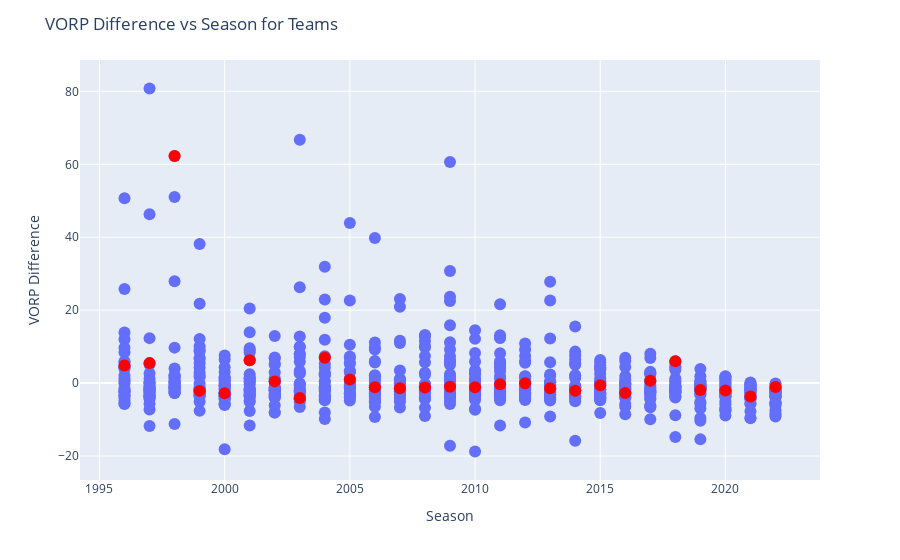

Write notebook code for a chart like this one.
### Code cell
# create a scatter plot with the average of each team for each season. The seasons should be the x axis and the selected relevant stat differences should be the y axis
def create_team_scatter(selected_stat, selected_team):
    fig = px.scatter(df_team_avg, x='Season', y=f'{selected_stat}_diff', hover_name='Tm',
                     hover_data={'Tm': True, selected_stat: True, f'{selected_stat}_diff': True})
    
    # add a red dot for all stats of the selected team
    fig.add_trace(px.scatter(df_team_avg[df_team_avg['Tm'] == selected_team], x='Season', y=f'{selected_stat}_diff', hover_name='Tm',
                                hover_data={'Tm': True, selected_stat: True, f'{selected_stat}_diff': True},
                                color_discrete_sequence=['red']).data[0])
    fig.update_traces(marker=dict(size=12), showlegend=False)
    fig.update_layout(title=f'{selected_stat} Difference vs Season for Teams',
                      xaxis_title='Season', yaxis_title=f'{selected_stat} Difference')
    fig.show()

# create a dropdown widget with all relevant stats
stat_dropdown_team_scatter = widgets.Dropdown(
    options=relevant_stats,
    description='Select Stat:',
    disabled=False,
)

# create a dropdown widget with all teams
team_dropdown_team_scatter = widgets.Dropdown(
    options=df_team_avg['Tm'].unique().tolist(),
    description='Select Team:',
    disabled=False,
)

# Define the output area to display the scatter plot
output_team_scatter = widgets.Output()

# Observe changes in the value of the dropdown and call the function
def on_value_change_team_scatter(change):
    clear_output()
    output_team_scatter.clear_output()
    selected_stat = stat_dropdown_team_scatter.value
    selected_team = team_dropdown_team_scatter.value

    display(stat_dropdown_team_scatter)
    display(team_dropdown_team_scatter)
    with output_team_scatter:
        create_team_scatter(selected_stat, selected_team)

stat_dropdown_team_scatter.observe(on_value_change_team_scatter, names='value')
team_dropdown_team_scatter.observe(on_value_change_team_scatter, names='value')

# Display the dropdown and the output area
display(stat_dropdown_team_scatter)
display(team_dropdown_team_scatter)
display(output_team_scatter)

### Figure 1 — Plotly figure (JSON) as saved in the notebook; plotly's stock layout.template omitted (floating-point values rounded to 4 significant figures; data arrays with more than 128 entries replaced by an {"elided": "..."} marker saying what was removed)
{"data": [{"customdata": {"elided": "745x2 mixed values"}, "hovertemplate": "<b>%{hovertext}</b><br><br>Season=%{x}<br>VORP_diff=%{y}<br>Tm=%{customdata[0]}<br>VORP=%{customdata[1]}<extra></extra>", "hovertext": {"elided": "745 str values"}, "legendgroup": "", "marker": {"color": "#636efa", "size": 12, "symbol": "circle"}, "mode": "markers", "name": "", "orientation": "v", "showlegend": false, "type": "scatter", "x": {"elided": "745 int values"}, "xaxis": "x", "y": {"elided": "745 float values"}, "yaxis": "y"}, {"customdata": [["BOS", 8.85], ["BOS", 12.63], ["BOS", 65.5], ["BOS", -3.1], ["BOS", -0.3], ["BOS", 8.9], ["BOS", -0.2], ["BOS", -1.533], ["BOS", 9.75], ["BOS", 0.9333], ["BOS", 3.8], ["BOS", 2.15], ["BOS", -0.25], ["BOS", -3.1], ["BOS", -1.05], ["BOS", 0.3], ["BOS", 0.8333], ["BOS", 1.9], ["BOS", 3.7], ["BOS", 0.625], ["BOS", -0.225], ["BOS", 3.85], ["BOS", 7.4], ["BOS", 0.875], ["BOS", 0.7], ["BOS", -3.1], ["BOS", -3.1]], "hovertemplate": "<b>%{hovertext}</b><br><br>Season=%{x}<br>VORP_diff=%{y}<br>Tm=%{customdata[0]}<br>VORP=%{customdata[1]}<extra></extra>", "hovertext": ["BOS", "BOS", "BOS", "BOS", "BOS", "BOS", "BOS", "BOS", "BOS", "BOS", "BOS", "BOS", "BOS", "BOS", "BOS", "BOS", "BOS", "BOS", "BOS", "BOS", "BOS", "BOS", "BOS", "BOS", "BOS", "BOS", "BOS"], "legendgroup": "", "marker": {"color": "red", "size": 12, "symbol": "circle"}, "mode": "markers", "name": "", "orientation": "v", "showlegend": false, "type": "scatter", "x": [1996, 1997, 1998, 1999, 2000, 2001, 2002, 2003, 2004, 2005, 2006, 2007, 2008, 2009, 2010, 2011, 2012, 2013, 2014, 2015, 2016, 2017, 2018, 2019, 2020, 2021, 2022], "xaxis": "x", "y": [4.841, 5.479, 62.26, -2.133, -2.811, 6.247, 0.4704, -4.065, 6.971, 0.9593, -1.167, -1.409, -1.204, -0.9889, -1.126, -0.3444, -0.01975, -1.444, -2.091, -0.564, -2.744, 0.6731, 6.019, -1.897, -2.03, -3.674, -1.07], "yaxis": "y"}], "layout": {"legend": {"tracegroupgap": 0}, "margin": {"t": 60}, "title": {"text": "VORP Difference vs Season for Teams"}, "xaxis": {"anchor": "y", "domain": [0, 1], "title": {"text": "Season"}}, "yaxis": {"anchor": "x", "domain": [0, 1], "title": {"text": "VORP Difference"}}}}
